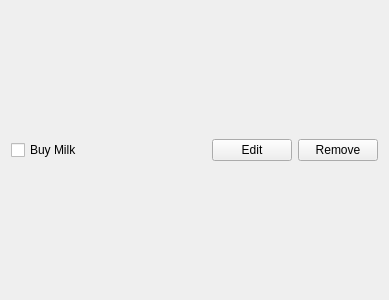
<?xml version="1.0" encoding="UTF-8"?>
<ui version="4.0">
 <class>Task</class>
 <widget class="QWidget" name="Task">
  <property name="geometry">
   <rect>
    <x>0</x>
    <y>0</y>
    <width>389</width>
    <height>300</height>
   </rect>
  </property>
  <property name="windowTitle">
   <string>Form</string>
  </property>
  <layout class="QHBoxLayout" name="horizontalLayout">
   <item>
    <widget class="QCheckBox" name="checkbox">
     <property name="text">
      <string>Buy Milk</string>
     </property>
    </widget>
   </item>
   <item>
    <spacer name="horizontalSpacer">
     <property name="orientation">
      <enum>Qt::Horizontal</enum>
     </property>
     <property name="sizeHint" stdset="0">
      <size>
       <width>40</width>
       <height>20</height>
      </size>
     </property>
    </spacer>
   </item>
   <item>
    <widget class="QPushButton" name="editButton">
     <property name="text">
      <string>Edit</string>
     </property>
    </widget>
   </item>
   <item>
    <widget class="QPushButton" name="removeButton">
     <property name="text">
      <string>Remove</string>
     </property>
    </widget>
   </item>
  </layout>
 </widget>
 <resources/>
 <connections/>
</ui>
